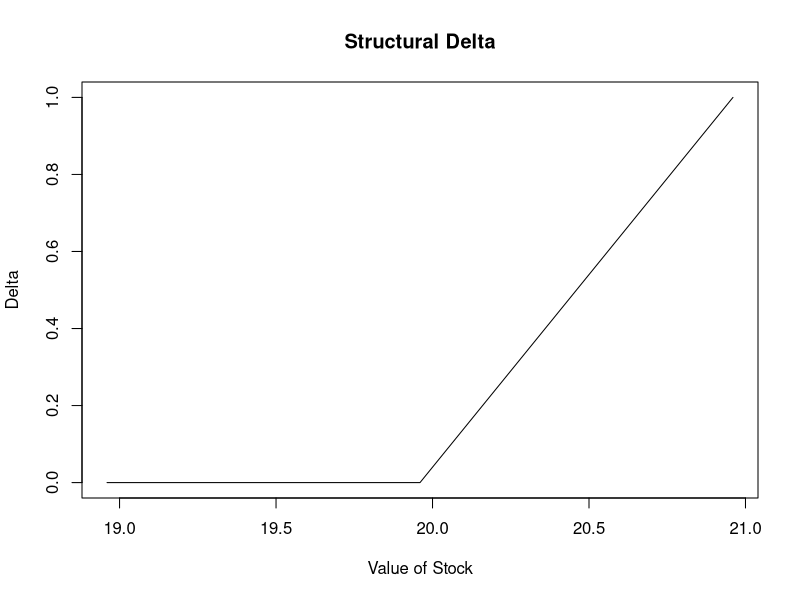

Source code (R):
#
# Ensaio para curva de Delta Estrutural
#

resultOption <- function(nValStock, nValStrike) { 
  ifelse (nValStrike < nValStock, nValStock - nValStrike, 0)
}

print(resultOption(20, 17))
print(resultOption(20, 19.96))
print(resultOption(19.96, 20))

nStrike <- 19.96
lStock <- seq((nStrike-1), (nStrike+1), by=0.01)
lStock

lDelta <- resultOption(lStock, nStrike)
plot(x = lStock,
     y = lDelta, 
     type = 'l', 
     main = "Structural Delta",
     xlab = "Value of Stock",
     ylab = "Delta")
